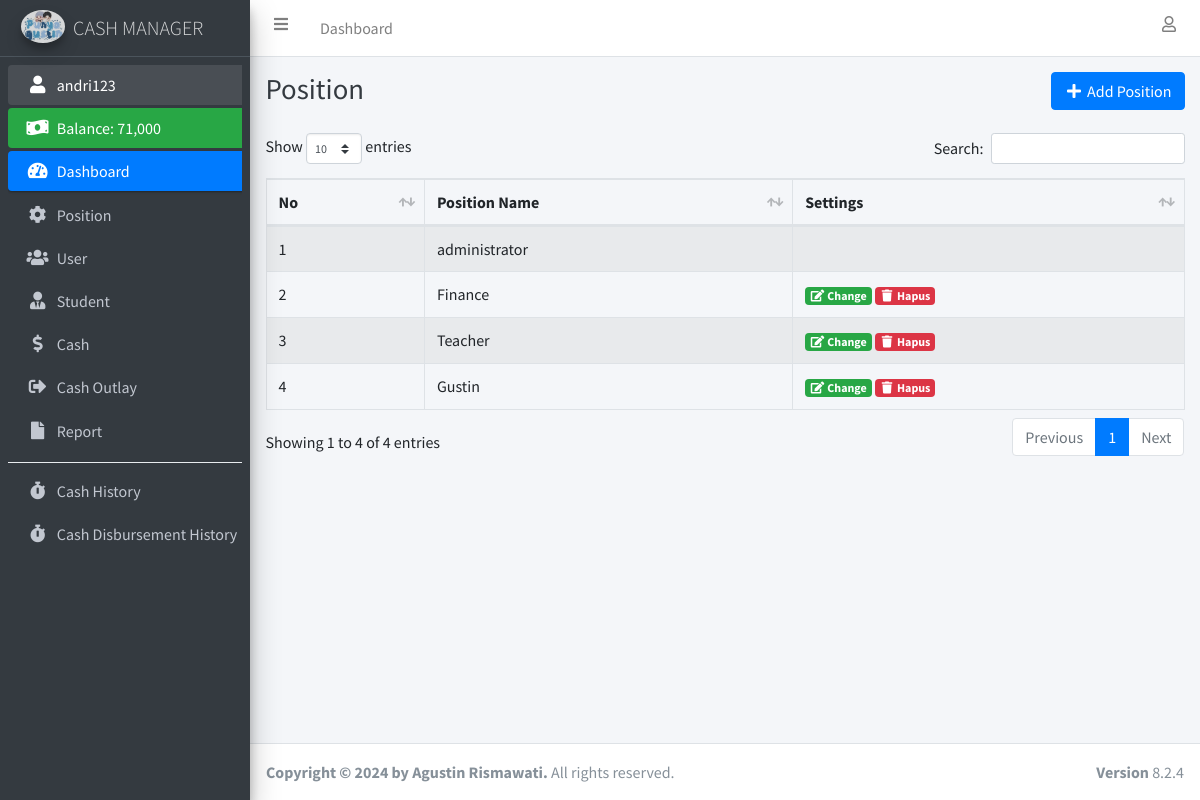
The page /jabatan.php (signed in) on the database its author committed.
### tables this page shows
CREATE TABLE `user` (
  `id_user` int(11) NOT NULL,
  `nama_lengkap` varchar(100) NOT NULL,
  `username` varchar(100) NOT NULL,
  `password` varchar(255) NOT NULL,
  `id_jabatan` int(11) NOT NULL
);

CREATE TABLE `jabatan` (
  `id_jabatan` int(11) NOT NULL,
  `nama_jabatan` varchar(100) NOT NULL
);

### connection.php (called while the page is built, shortened)
<?php
	$host		= "localhost";
	$username	= "root";
	$password	= "";
	$database	= "uang_kas";
	$conn 		= mysqli_connect($host, $username, $password, $database);
if (isset($_SESSION['id_user'])) {
	function dataUser() {
		global $conn;
		$id_user = $_SESSION['id_user'];
		return mysqli_fetch_assoc(mysqli_query($conn, "SELECT * FROM user INNER JOIN jabatan ON user.id_jabatan = jabatan.id_jabatan WHERE id_user = '$id_user'"));
	}
}

### jabatan.php (the view, shortened to what this page needs)
<?php
  require 'connection.php';
  $jabatan = mysqli_query($conn, "SELECT * FROM jabatan");
?>
<!DOCTYPE html>
<html>
<head>
  <?php include 'include/css.php'; ?>
</head>
<body class="hold-transition sidebar-mini layout-fixed">
<div class="wrapper">
  <?php include 'include/navbar.php'; ?>
  <?php include 'include/sidebar.php'; ?>
  <div class="content-wrapper">
    <div class="content-header">
      <div class="container-fluid">
        <div class="row justify-content-center mb-2">
          <div class="col-sm text-left">
            <h1 class="m-0 text-dark">Position</h1>
          </div>
          <div class="col-sm text-right">
            <button type="button" class="btn btn-primary" data-toggle="modal" data-target="#tambahJabatanModal"><i class="fas fa-fw fa-plus"></i> Add Position</button>
          </div>
        </div>
      </div>
    </div>
    <section class="content">
      <div class="container-fluid">
        <div class="row">
          <div class="col-lg">
            <div class="table-responsive">
              <table class="table table-striped table-hover table-bordered" id="table_id">
                <thead>
                  <tr>
                    <th>No</th>
                    <th>Position Name</th>
                    <th>Settings</th>
                  </tr>
                </thead>
                <tbody>
                  <?php $i = 1; ?>
                  <?php foreach ($jabatan as $dj): ?>
                    <tr>
                      <td><?= $i++; ?></td>
                      <td><?= $dj['nama_jabatan']; ?></td>
                      <td>
                        <?php if ($dj['id_jabatan'] !== '1'): ?>
                          <a href="ubah_jabatan.php?id_jabatan=<?= $dj['id_jabatan']; ?>" class="badge badge-success" data-toggle="modal" data-target="#editJabatanModal<?= $dj['id_jabatan']; ?>">
                            <i class="fas fa-fw fa-edit"></i> Change
                          </a>
                          <a data-nama="<?= $dj['nama_jabatan']; ?>" class="btn-delete badge badge-danger" href="hapus_jabatan.php?id_jabatan=<?= $dj['id_jabatan']; ?>"><i class="fas fa-fw fa-trash"></i> Hapus</a>
                        <?php endif ?>
                      </td>
                    </tr>
                  <?php endforeach ?>
                </tbody>
              </table>
            </div>
          </div>
        </div>
      </div>
    </section>
  </div>
  <footer class="main-footer">
    <strong>Copyright &copy; 2024 by Agustin Rismawati.</strong>
    All rights reserved.
    <div class="float-right d-none d-sm-inline-block">
      <b>Version</b> 8.2.4
    </div>
  </footer>
</div>
</body>
</html>

### include/sidebar.php
<?php
  $dataUser = dataUser();
  $jml_pengeluaran = mysqli_fetch_assoc(mysqli_query($conn, "SELECT sum(jumlah_pengeluaran) as jml_pengeluaran FROM pengeluaran"));
  $jml_pengeluaran = $jml_pengeluaran['jml_pengeluaran'];
  $jml_uang_kas = mysqli_fetch_assoc(mysqli_query($conn, "SELECT sum(minggu_ke_1 + minggu_ke_2 + minggu_ke_3 + minggu_ke_4) as jml_uang_kas FROM uang_kas"));
  $jml_uang_kas = $jml_uang_kas['jml_uang_kas'];
?>
<aside class="main-sidebar sidebar-dark-primary elevation-4">
  <a href="index.php" class="brand-link">
    <img src="assets/img/img_properties/uangkasfoto2.jpg" alt="AdminLTE Logo" class="brand-image img-circle elevation-3" style="opacity: .8">
    <span class="brand-text font-weight-light">CASH MANAGER</span>
  </a>
  <div class="sidebar">
    <nav class="mt-2">
      <ul class="nav nav-pills nav-sidebar flex-column" data-widget="treeview" role="menu" data-accordion="false">
        <li class="nav-item has-treeview menu-open">
          <a href="profile.php" class="nav-link"><i class="nav-icon fas fa-fw fa-user"></i> <p><?= $dataUser['username']; ?></p></a>
        </li>
        <li class="nav-item">
          <div class="bg-success nav-link text-white">
            <i class="nav-icon fas fa-money-bill-wave"></i>
            <p>
              Balance: <?= number_format($jml_uang_kas - $jml_pengeluaran); ?>
            </p>
          </div>
        </li>
        <li class="nav-item has-treeview menu-open">
          <a href="index.php" class="nav-link active">
            <i class="nav-icon fas fa-tachometer-alt"></i>
            <p>
              Dashboard
            </p>
          </a>
        </li>
        <?php if ($dataUser['id_jabatan'] == '1'): ?>
          <li class="nav-item">
            <a href="jabatan.php" class="nav-link">
              <i class="nav-icon fas fa-cog"></i>
              <p>
                Position
              </p>
            </a>
          </li>
          <li class="nav-item">
            <a href="user.php" class="nav-link">
              <i class="nav-icon fas fa-users"></i>
              <p>
                User
              </p>
            </a>
          </li>
        <?php endif ?>
        <li class="nav-item">
          <a href="siswa.php" class="nav-link">
            <i class="fas fa-user-tie nav-icon"></i>
            <p>Student</p>
          </a>
        </li>
        <li class="nav-item">
          <a href="uang_kas.php" class="nav-link">
            <i class="fas fa-dollar-sign nav-icon"></i>
            <p>Cash</p>
          </a>
        </li>
        <li class="nav-item">
          <a href="pengeluaran.php" class="nav-link">
            <i class="fas fa-sign-out-alt nav-icon"></i>
            <p>Cash Outlay</p>
          </a>
        </li>
        <li class="nav-item">
          <a href="laporan.php" class="nav-link">
            <i class="fas fa-file nav-icon"></i>
            <p>Report</p>
          </a>
        </li>
        <div class="dropdown-divider"></div>
        <li class="nav-item">
          <a href="riwayat.php" class="nav-link">
            <i class="fas fa-stopwatch nav-icon"></i>
            <p>Cash History</p>
          </a>
        </li>
        <li class="nav-item">
          <a href="riwayat_pengeluaran.php" class="nav-link">
            <i class="fas fa-stopwatch nav-icon"></i>
            <p>Cash Disbursement History</p>
          </a>
        </li>
      </ul>
    </nav>
  </div>
</aside>

### rows shown on the page
user: username "andri123"
jabatan: nama_jabatan "administrator"
jabatan: nama_jabatan "Finance"
jabatan: nama_jabatan "Teacher"
jabatan: nama_jabatan "Gustin"

### other values the page prints
$jml_uang_kas - $jml_pengeluaran "71,000"
